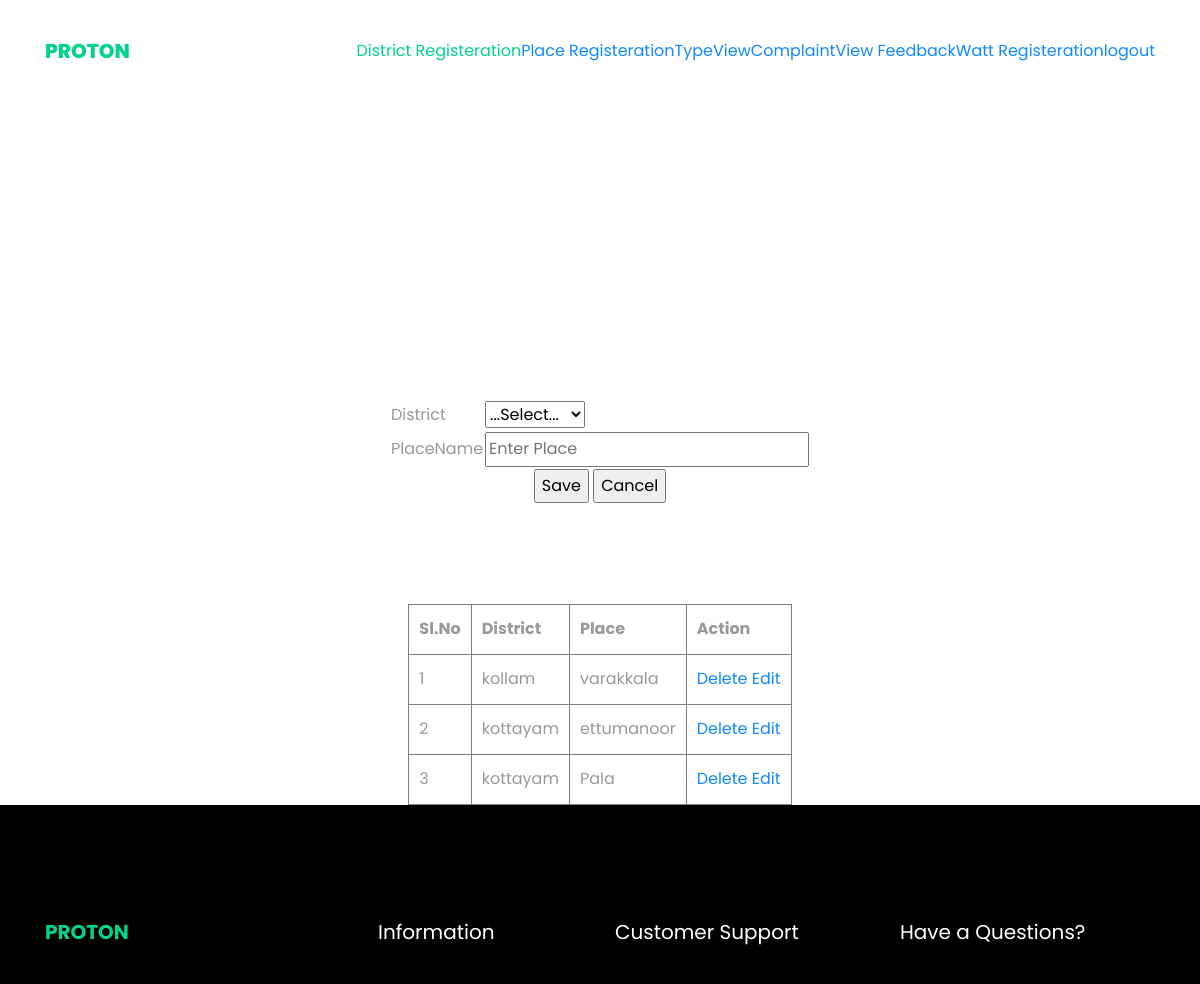
Page /webadmin/Place/ (upper part) on the earlier database version.
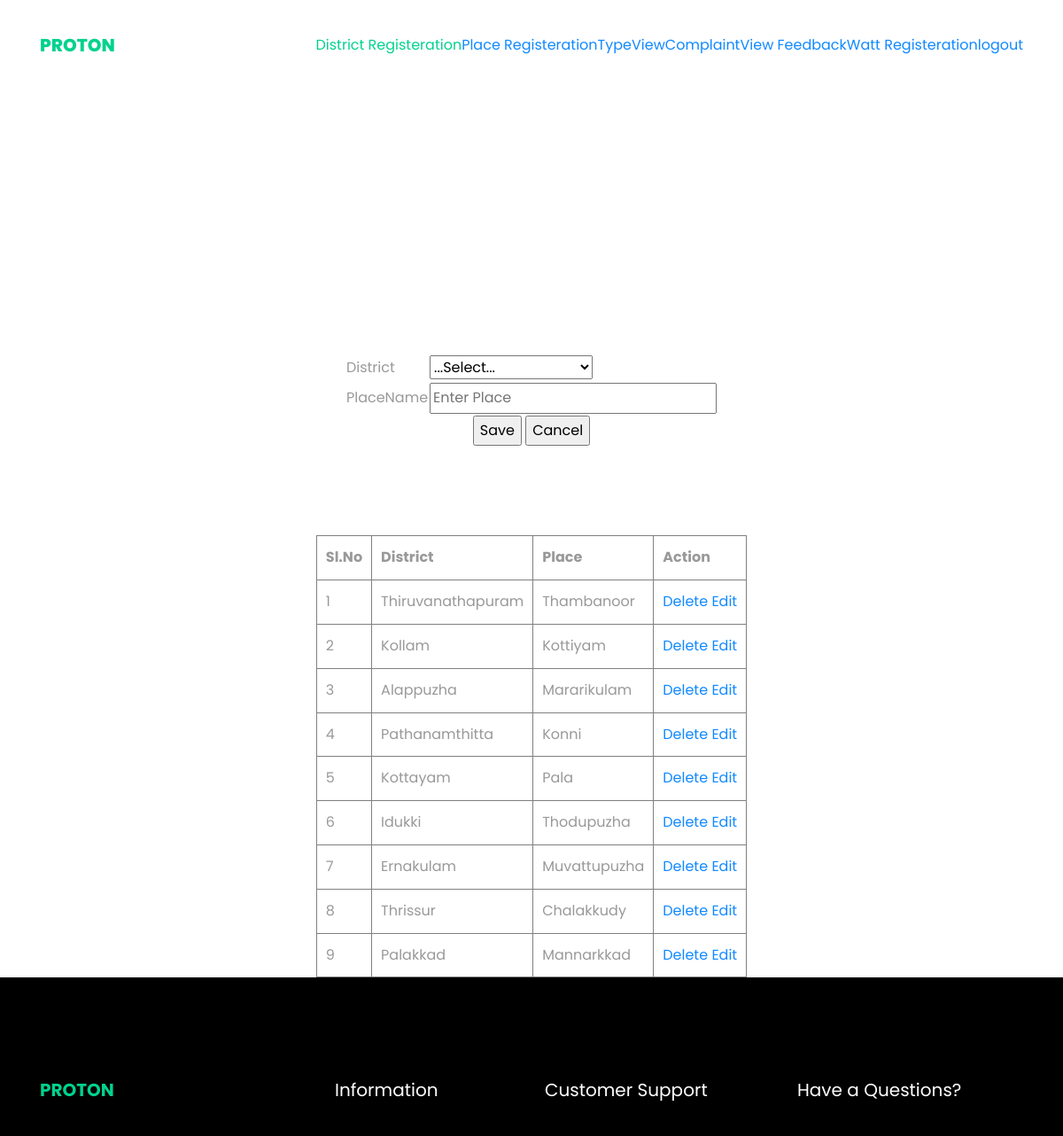
Same page on the later database version.
### Admin/models.py (models this page shows)
class tbl_place(models.Model):
    place_name = models.CharField(max_length=50)
    district = models.ForeignKey(tbl_district, on_delete=models.CASCADE)

class tbl_district(models.Model):
    district_name=models.CharField(max_length=50)

### Admin/views.py (the view)
# urls.py: path('Place/', views.place,name="Place"),
def place(request):
    dis=tbl_district.objects.all()
    place=tbl_place.objects.all()
    if request.method=="POST":
        dist=tbl_district.objects.get(id=request.POST.get("sel_district"))
        tbl_place.objects.create(
           place_name=request.POST.get("txtname"),
           district = dist
        )
        return render(request,"Admin/Place.html",{"data":place})
    else:
        return render(request,"Admin/Place.html",{"data":place,"district":dis})

### Admin/Templates/Admin/Place.html (shortened to what this page needs)
{% extends 'Admin/Header.html' %}
{% block content %}
{% load static %}
<!DOCTYPE html>
<html lang="en">
<head>
</head>
<body>
    <form method="POST">
        <table align="center"  style="margin-top: 200px; margin-bottom: 100px; padding-top: 100px">
            <tr>
                <td>District</td>
                <td>
                    <select name="sel_district" id="sel_district">
                        <option value="">...Select...</option>
                    </select>
                </td>
            </tr>
            <tr>
                <td>PlaceName</td>
                <td><input type="text" name="txtname" placeholder="Enter Place" required value="{{editdata.place_name}}"></td>
            </tr>
            <tr>
                <td colspan="2" align="center">
                    <input type="submit" name="btnsubmit" value="Save">
                    <input type="reset" name="btncancel" value="Cancel">
                </td>
            </tr>
        </table>
    </form>
    <table border="1" align="center" cellpadding="10">
        <tr>
            <th>Sl.No</th>
            <th>District</th>
            <th>Place</th>
            <th>Action</th>
        </tr>
        {% for i in data %}
        <tr>
            <td>{{forloop.counter}}</td>
            <td>{{i.district.district_name}}</td>
            <td>{{i.place_name}}</td>
            <td>
                <a href="{% url 'webadmin:delPlace' i.id %}">Delete</a>
                <a href="{% url 'webadmin:placeupdate' i.id %}">Edit</a>
            </td>
        </tr>
        {% endfor %}
    </table>
</body>
</html>  {% endblock content%}

Differences in the rows shown:
removed tbl_place: district.district_name "kollam", place_name "varakkala"
removed tbl_place: district.district_name "kottayam", place_name "ettumanoor"
removed tbl_place: district.district_name "kottayam", place_name "Pala"
added tbl_place: district.district_name "Thiruvanathapuram", place_name "Thambanoor"
added tbl_place: district.district_name "Kollam", place_name "Kottiyam"
added tbl_place: district.district_name "Alappuzha", place_name "Mararikulam"
added tbl_place: district.district_name "Pathanamthitta", place_name "Konni"
added tbl_place: district.district_name "Kottayam", place_name "Pala"
added tbl_place: district.district_name "Idukki", place_name "Thodupuzha"
added tbl_place: district.district_name "Ernakulam", place_name "Muvattupuzha"
added tbl_place: district.district_name "Thrissur", place_name "Chalakkudy"
added tbl_place: district.district_name "Palakkad", place_name "Mannarkkad"
